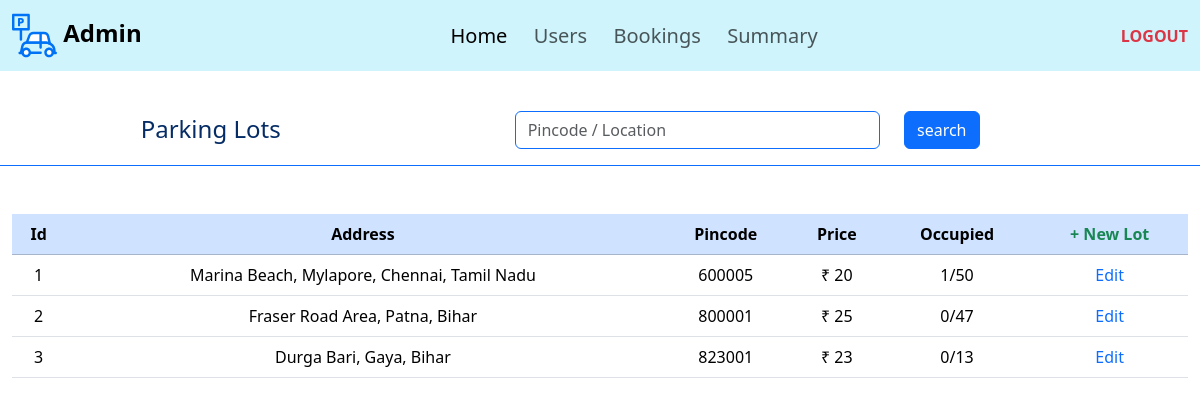
Page /admin (signed in) on the earlier database version.
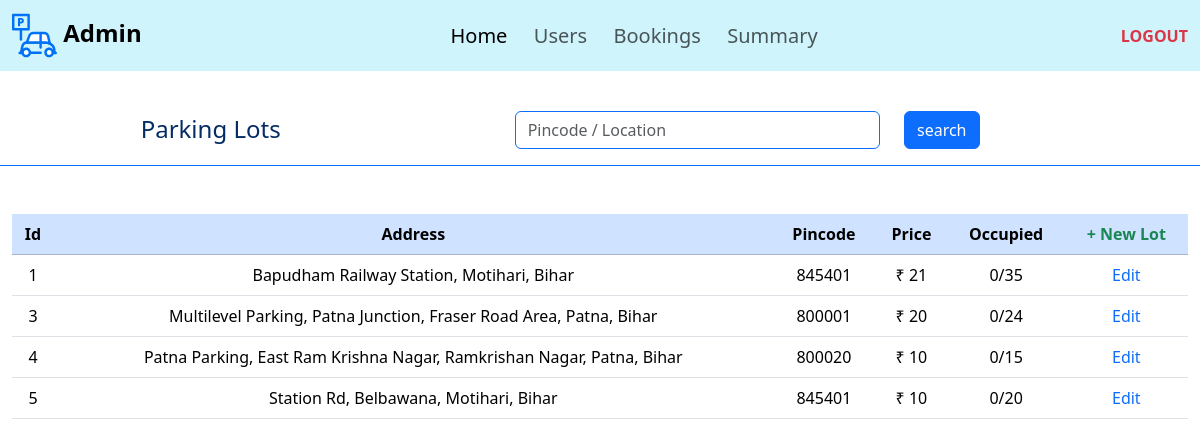
Same page on the later database version.
### application/models.py (models this page shows)
class Parking_lot(db.Model):
    id = db.Column(db.Integer, primary_key=True ,autoincrement=True)
    max_spots = db.Column(db.Integer(), nullable=False)
    price = db.Column(db.Integer(), nullable=False)
    prime_location = db.Column(db.String(), nullable=False)
    pincode = db.Column(db.Integer(), nullable=False)
    address = db.Column(db.String(), nullable=False)
    spots = db.relationship('Parking_spot', backref='parking_lot', lazy=True)
    bookings = db.relationship('Booking', backref='parking_lot', lazy=True, order_by='Booking.parking')

### application/controllers.py (the view, shortened to what this page needs)
@app.route('/admin', methods=['GET', 'POST'])
def admin():
    if 'user' not in session:
        return redirect(url_for('login'))
    u=User.query.get(session['user'])
    if u.is_admin==True:
        lots=Parking_lot.query.all()
        o={}
        for lot in lots:
            o[lot.id]=sum(1 for i in lot.spots if i.is_occupied)
        return render_template('admin.html', parking_lots=lots, o=o)
    return redirect(url_for('user'))

### templates/admin.html (shortened to what this page needs)
{% extends "template.jinja" %}
{% block body %}
<nav class="navbar navbar-expand-lg bg-info-subtle">
    <div class="container-fluid">
        <a class="navbar-brand fs-4" href="/"><img src="/static/parking.svg" width="45" height="45"
                alt="ParkHere"><strong>&nbsp;Admin</strong></a>
        <div class="collapse navbar-collapse " id="navbarText">
            <ul class="navbar-nav m-auto mb-2 mb-lg-0">
                <li class="nav-item">
                    <a class="nav-link fs-5 active" aria-current="page" href="/admin">Home&nbsp;&nbsp;</a>
                </li>
                <li class="nav-item">
                    <a class="nav-link fs-5 " aria-current="page" href="/users">Users&nbsp;&nbsp;</a>
                </li>
                <li class="nav-item">
                    <a class="nav-link fs-5" aria-current="page" href="/bookings">Bookings&nbsp;&nbsp;</a>
                </li>
                <li class="nav-item">
                    <a class="nav-link fs-5" aria-current="page" href="/summary">Summary&nbsp;&nbsp;</a>
                </li>
            </ul>
            <span class="navbar-text">
                <a class="link-danger link-underline-opacity-0" href="/logout"><b>LOGOUT</b></a>
            </span>
        </div>
    </div>
</nav>
<br>
<div class="container-fluid">
    <form class="row border-bottom border-primary p-3 mb-5" method="post">
        <div class="col-4 text-primary-emphasis text-center fs-4">Parking&nbsp;Lots</div>
        <div class="col-1"></div>
        <div class="col-4 text-primary-emphasis text-end ">
            <input class="form-control border-primary " id="inputEmail5" type="text" name="search"
                placeholder="Pincode / Location">
        </div>
        <div class="col-3 text-primary-emphasis text-start"><button class=' col btn btn-primary'
                type="submit">search</button></div>
    </form>
</div>
<div class="container-fluid text-center">
    <table class="table">
        <thead class="table-primary">
            <th>Id</th>
            <th>Address</th>
            <th>Pincode</th>
            <th>Price</th>
            <th>Occupied</th>
            <th><a class="link-success link-underline-opacity-0 fs-6" href="/addlot">+&nbsp;New&nbsp;Lot</a></th>
        </thead>
        <tbody>
            {% for lot in parking_lots %}
            <tr>
                <td>{{lot.id}}</td>
                <td>{{lot.address}}</td>
                <td>{{lot.pincode}}</td>
                <td>₹ {{lot.price}}</td>
                <td>{{ o[lot.id] }}/{{ lot.spots | length }}</td>
                <td><a class="link-primary link-underline-opacity-0" href="/editlot/{{lot.id}}">Edit</a></td>
            </tr>
            {% endfor %}
        </tbody>
    </table>
</div>
{% endblock %}

### templates/template.jinja (shortened to what this page needs)
<!DOCTYPE html>
<html lang="en">
<head>
    <link href="https://cdn.jsdelivr.net/npm/bootstrap@5.3.7/dist/css/bootstrap.min.css" rel="stylesheet"
>
</head>
<body>
    {% block body %}{% endblock %}
</body>
</html>

Differences in the rows shown:
removed Parking_lot: id "2", address "Fraser Road Area, Patna, Bihar", pincode "800001", price "25", o "0", spots|length "47"
changed Parking_lot id 1: address "Marina Beach, Mylapore, Chennai, Tamil Nadu" → "Bapudham Railway Station, Motihari, Bihar"; pincode "600005" → "845401"; price "20" → "21"; id "1" → "0"; spots|length "50" → "35"
changed Parking_lot id 3: address "Durga Bari, Gaya, Bihar" → "Multilevel Parking, Patna Junction, Fraser Road Area, Patna, Bihar"; pincode "823001" → "800001"; price "23" → "20"; spots|length "13" → "24"
added Parking_lot: id "4", address "Patna Parking, East Ram Krishna Nagar, Ramkrishan Nagar, Patna, Bihar", pincode "800020", price "10", o "0", spots|length "15"
added Parking_lot: id "5", address "Station Rd, Belbawana, Motihari, Bihar", pincode "845401", price "10", o "0", spots|length "20"
